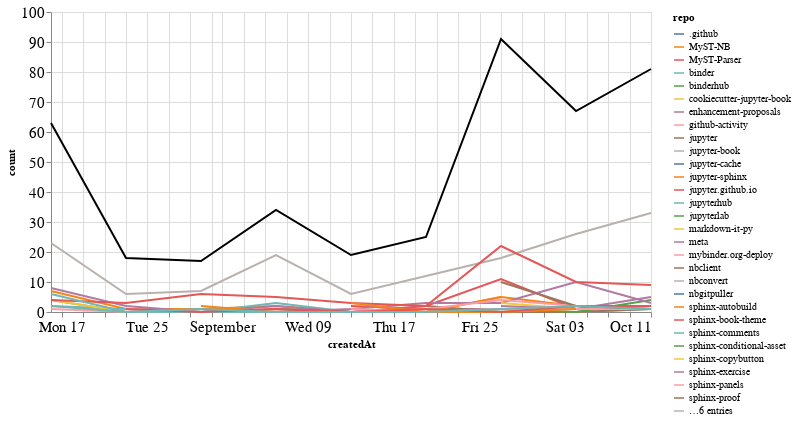

The cell this chart's notebook holds for it:
### Markdown cell above
## Comments

### Code cell
comments_time = comments.groupby('repo').resample('W', on='createdAt').count()['author'].reset_index()
comments_time = comments_time.rename(columns={'author': 'count'})
comments_time_total = comments_time.groupby('createdAt').agg({"count": "sum"}).reset_index()
ch1 = alt.Chart(comments_time, width=600).mark_line().encode(
    x='createdAt',
    y='count',
    color='repo',
    tooltip="repo"
)

ch2 = alt.Chart(comments_time_total, width=600).mark_line(color="black").encode(
    x='createdAt',
    y='count',
)

ch1 + ch2

### Figure 1 — Vega-Lite specification as saved in the notebook (floating-point values rounded to 4 significant figures; data arrays with more than 128 entries replaced by an {"elided": "..."} marker saying what was removed)
{"config": {"axisLeft": {"labelFontSize": 15}, "axisBottom": {"labelFontSize": 15}}, "layer": [{"data": {"name": "data-c7e499bb4c5e4c1ff7bd46ffce3db85d"}, "mark": "line", "encoding": {"color": {"type": "nominal", "field": "repo"}, "tooltip": {"type": "nominal", "field": "repo"}, "x": {"type": "temporal", "field": "createdAt"}, "y": {"type": "quantitative", "field": "count"}}, "width": 600}, {"data": {"name": "data-5e41ae9143f4794189025cd9207d4f29"}, "mark": {"type": "line", "color": "black"}, "encoding": {"x": {"type": "temporal", "field": "createdAt"}, "y": {"type": "quantitative", "field": "count"}}, "width": 600}], "$schema": "https://vega.github.io/schema/vega-lite/v4.8.1.json", "datasets": {"data-c7e499bb4c5e4c1ff7bd46ffce3db85d": {"elided": "157 records"}, "data-5e41ae9143f4794189025cd9207d4f29": [{"createdAt": "2020-08-16T00:00:00", "count": 63}, {"createdAt": "2020-08-23T00:00:00", "count": 18}, {"createdAt": "2020-08-30T00:00:00", "count": 17}, {"createdAt": "2020-09-06T00:00:00", "count": 34}, {"createdAt": "2020-09-13T00:00:00", "count": 19}, {"createdAt": "2020-09-20T00:00:00", "count": 25}, {"createdAt": "2020-09-27T00:00:00", "count": 91}, {"createdAt": "2020-10-04T00:00:00", "count": 67}, {"createdAt": "2020-10-11T00:00:00", "count": 81}]}}
